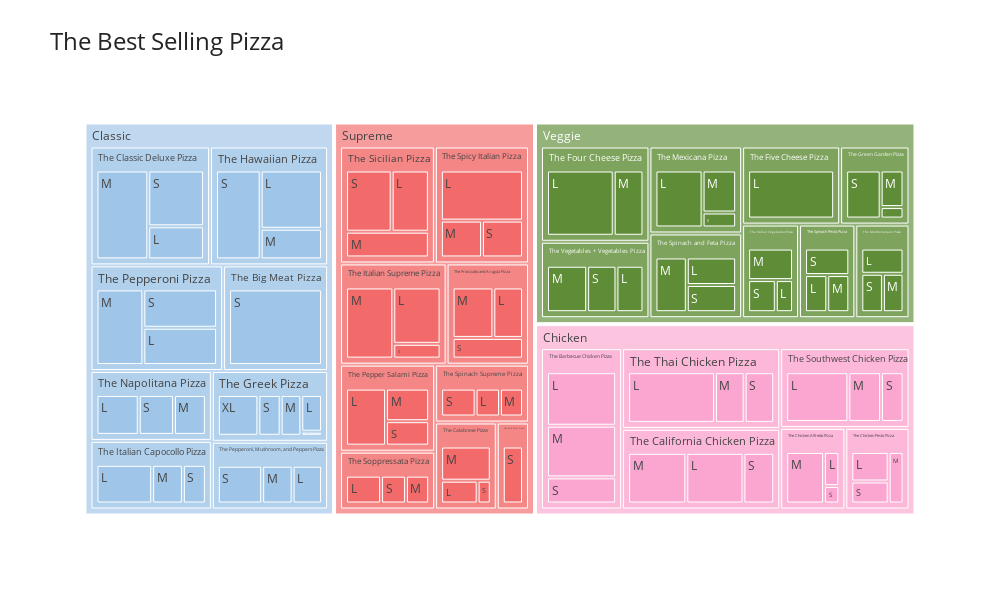

Notebook cell for this chart:
### Markdown cell above
## The most popular pizza

### Code cell
fig = px.treemap(df,
                 path = ['pizza_category', 'pizza_name', 'pizza_size'],
                 values = 'quantity')

fig.update_layout(title="The Best Selling Pizza",
                  titlefont={'size': 24,
                            },
                  template='simple_white',
                  treemapcolorway = ["#9fc5e8", "#f36a6a", '#5F8D37', "#fba6d0"],
                  height = 600,
                  width = 1000,
                  margin=dict(t=100)
                 )
fig.show()

### Figure 1 — Plotly figure (JSON) as saved in the notebook; plotly's stock layout.template omitted (floating-point values rounded to 4 significant figures)
{"data": [{"branchvalues": "total", "domain": {"x": [0, 1], "y": [0, 1]}, "hovertemplate": "labels=%{label}<br>quantity=%{value}<br>parent=%{parent}<br>id=%{id}<extra></extra>", "ids": ["Chicken/The Barbecue Chicken Pizza/L", "Supreme/The Calabrese Pizza/L", "Chicken/The California Chicken Pizza/L", "Chicken/The Chicken Alfredo Pizza/L", "Chicken/The Chicken Pesto Pizza/L", "Classic/The Classic Deluxe Pizza/L", "Veggie/The Five Cheese Pizza/L", "Veggie/The Four Cheese Pizza/L", "Classic/The Greek Pizza/L", "Veggie/The Green Garden Pizza/L", "Classic/The Hawaiian Pizza/L", "Classic/The Italian Capocollo Pizza/L", "Supreme/The Italian Supreme Pizza/L", "Veggie/The Italian Vegetables Pizza/L", "Veggie/The Mediterranean Pizza/L", "Veggie/The Mexicana Pizza/L", "Classic/The Napolitana Pizza/L", "Supreme/The Pepper Salami Pizza/L", "Classic/The Pepperoni Pizza/L", "Classic/The Pepperoni, Mushroom, and Peppers Pizza/L", "Supreme/The Prosciutto and Arugula Pizza/L", "Supreme/The Sicilian Pizza/L", "Supreme/The Soppressata Pizza/L", "Chicken/The Southwest Chicken Pizza/L", "Supreme/The Spicy Italian Pizza/L", "Veggie/The Spinach Pesto Pizza/L", "Supreme/The Spinach Supreme Pizza/L", "Veggie/The Spinach and Feta Pizza/L", "Chicken/The Thai Chicken Pizza/L", "Veggie/The Vegetables + Vegetables Pizza/L", "Chicken/The Barbecue Chicken Pizza/M", "Supreme/The Calabrese Pizza/M", "Chicken/The California Chicken Pizza/M", "Chicken/The Chicken Alfredo Pizza/M", "Chicken/The Chicken Pesto Pizza/M", "Classic/The Classic Deluxe Pizza/M", "Veggie/The Four Cheese Pizza/M", "Classic/The Greek Pizza/M", "Veggie/The Green Garden Pizza/M", "Classic/The Hawaiian Pizza/M", "Classic/The Italian Capocollo Pizza/M", "Supreme/The Italian Supreme Pizza/M", "Veggie/The Italian Vegetables Pizza/M", "Veggie/The Mediterranean Pizza/M", "Veggie/The Mexicana Pizza/M", "Classic/The Napolitana Pizza/M", "Supreme/The Pepper Salami Pizza/M", "Classic/The Pepperoni Pizza/M", "Classic/The Pepperoni, Mushroom, and Peppers Pizza/M", "Supreme/The Prosciutto and Arugula Pizza/M", "Supreme/The Sicilian Pizza/M", "Supreme/The Soppressata Pizza/M", "Chicken/The Southwest Chicken Pizza/M", "Supreme/The Spicy Italian Pizza/M", "Veggie/The Spinach Pesto Pizza/M", "Supreme/The Spinach Supreme Pizza/M", "Veggie/The Spinach and Feta Pizza/M", "Chicken/The Thai Chicken Pizza/M", "Veggie/The Vegetables + Vegetables Pizza/M", "Chicken/The Barbecue Chicken Pizza/S", "Classic/The Big Meat Pizza/S", "Supreme/The Brie Carre Pizza/S", "Supreme/The Calabrese Pizza/S", "Chicken/The California Chicken Pizza/S", "Chicken/The Chicken Alfredo Pizza/S", "Chicken/The Chicken Pesto Pizza/S", "Classic/The Classic Deluxe Pizza/S", "Classic/The Greek Pizza/S", "Veggie/The Green Garden Pizza/S", "Classic/The Hawaiian Pizza/S", "Classic/The Italian Capocollo Pizza/S", "Supreme/The Italian Supreme Pizza/S", "Veggie/The Italian Vegetables Pizza/S", "Veggie/The Mediterranean Pizza/S", "Veggie/The Mexicana Pizza/S", "Classic/The Napolitana Pizza/S", "Supreme/The Pepper Salami Pizza/S", "Classic/The Pepperoni Pizza/S", "Classic/The Pepperoni, Mushroom, and Peppers Pizza/S", "Supreme/The Prosciutto and Arugula Pizza/S", "Supreme/The Sicilian Pizza/S", "Supreme/The Soppressata Pizza/S", "Chicken/The Southwest Chicken Pizza/S", "Supreme/The Spicy Italian Pizza/S", "Veggie/The Spinach Pesto Pizza/S", "Supreme/The Spinach Supreme Pizza/S", "Veggie/The Spinach and Feta Pizza/S", "Chicken/The Thai Chicken Pizza/S", "Veggie/The Vegetables + Vegetables Pizza/S", "Classic/The Greek Pizza/XL", "Classic/The Greek Pizza/XXL", "Chicken/The Barbecue Chicken Pizza", "Classic/The Big Meat Pizza", "Supreme/The Brie Carre Pizza", "Supreme/The Calabrese Pizza", "Chicken/The California Chicken Pizza", "Chicken/The Chicken Alfredo Pizza", "Chicken/The Chicken Pesto Pizza", "Classic/The Classic Deluxe Pizza", "Veggie/The Five Cheese Pizza", "Veggie/The Four Cheese Pizza", "Classic/The Greek Pizza", "Veggie/The Green Garden Pizza", "Classic/The Hawaiian Pizza", "Classic/The Italian Capocollo Pizza", "Supreme/The Italian Supreme Pizza", "Veggie/The Italian Vegetables Pizza", "Veggie/The Mediterranean Pizza", "Veggie/The Mexicana Pizza", "Classic/The Napolitana Pizza", "Supreme/The Pepper Salami Pizza", "Classic/The Pepperoni Pizza", "Classic/The Pepperoni, Mushroom, and Peppers Pizza", "Supreme/The Prosciutto and Arugula Pizza", "Supreme/The Sicilian Pizza", "Supreme/The Soppressata Pizza", "Chicken/The Southwest Chicken Pizza", "Supreme/The Spicy Italian Pizza", "Veggie/The Spinach Pesto Pizza", "Supreme/The Spinach Supreme Pizza", "Veggie/The Spinach and Feta Pizza", "Chicken/The Thai Chicken Pizza", "Veggie/The Vegetables + Vegetables Pizza", "Chicken", "Classic", "Supreme", "Veggie"], "labels": ["L", "L", "L", "L", "L", "L", "L", "L", "L", "L", "L", "L", "L", "L", "L", "L", "L", "L", "L", "L", "L", "L", "L", "L", "L", "L", "L", "L", "L", "L", "M", "M", "M", "M", "M", "M", "M", "M", "M", "M", "M", "M", "M", "M", "M", "M", "M", "M", "M", "M", "M", "M", "M", "M", "M", "M", "M", "M", "M", "S", "S", "S", "S", "S", "S", "S", "S", "S", "S", "S", "S", "S", "S", "S", "S", "S", "S", "S", "S", "S", "S", "S", "S", "S", "S", "S", "S", "S", "S", "XL", "XXL", "The Barbecue Chicken Pizza", "The Big Meat Pizza", "The Brie Carre Pizza", "The Calabrese Pizza", "The California Chicken Pizza", "The Chicken Alfredo Pizza", "The Chicken Pesto Pizza", "The Classic Deluxe Pizza", "The Five Cheese Pizza", "The Four Cheese Pizza", "The Greek Pizza", "The Green Garden Pizza", "The Hawaiian Pizza", "The Italian Capocollo Pizza", "The Italian Supreme Pizza", "The Italian Vegetables Pizza", "The Mediterranean Pizza", "The Mexicana Pizza", "The Napolitana Pizza", "The Pepper Salami Pizza", "The Pepperoni Pizza", "The Pepperoni, Mushroom, and Peppers Pizza", "The Prosciutto and Arugula Pizza", "The Sicilian Pizza", "The Soppressata Pizza", "The Southwest Chicken Pizza", "The Spicy Italian Pizza", "The Spinach Pesto Pizza", "The Spinach Supreme Pizza", "The Spinach and Feta Pizza", "The Thai Chicken Pizza", "The Vegetables + Vegetables Pizza", "Chicken", "Classic", "Supreme", "Veggie"], "name": "", "parents": ["Chicken/The Barbecue Chicken Pizza", "Supreme/The Calabrese Pizza", "Chicken/The California Chicken Pizza", "Chicken/The Chicken Alfredo Pizza", "Chicken/The Chicken Pesto Pizza", "Classic/The Classic Deluxe Pizza", "Veggie/The Five Cheese Pizza", "Veggie/The Four Cheese Pizza", "Classic/The Greek Pizza", "Veggie/The Green Garden Pizza", "Classic/The Hawaiian Pizza", "Classic/The Italian Capocollo Pizza", "Supreme/The Italian Supreme Pizza", "Veggie/The Italian Vegetables Pizza", "Veggie/The Mediterranean Pizza", "Veggie/The Mexicana Pizza", "Classic/The Napolitana Pizza", "Supreme/The Pepper Salami Pizza", "Classic/The Pepperoni Pizza", "Classic/The Pepperoni, Mushroom, and Peppers Pizza", "Supreme/The Prosciutto and Arugula Pizza", "Supreme/The Sicilian Pizza", "Supreme/The Soppressata Pizza", "Chicken/The Southwest Chicken Pizza", "Supreme/The Spicy Italian Pizza", "Veggie/The Spinach Pesto Pizza", "Supreme/The Spinach Supreme Pizza", "Veggie/The Spinach and Feta Pizza", "Chicken/The Thai Chicken Pizza", "Veggie/The Vegetables + Vegetables Pizza", "Chicken/The Barbecue Chicken Pizza", "Supreme/The Calabrese Pizza", "Chicken/The California Chicken Pizza", "Chicken/The Chicken Alfredo Pizza", "Chicken/The Chicken Pesto Pizza", "Classic/The Classic Deluxe Pizza", "Veggie/The Four Cheese Pizza", "Classic/The Greek Pizza", "Veggie/The Green Garden Pizza", "Classic/The Hawaiian Pizza", "Classic/The Italian Capocollo Pizza", "Supreme/The Italian Supreme Pizza", "Veggie/The Italian Vegetables Pizza", "Veggie/The Mediterranean Pizza", "Veggie/The Mexicana Pizza", "Classic/The Napolitana Pizza", "Supreme/The Pepper Salami Pizza", "Classic/The Pepperoni Pizza", "Classic/The Pepperoni, Mushroom, and Peppers Pizza", "Supreme/The Prosciutto and Arugula Pizza", "Supreme/The Sicilian Pizza", "Supreme/The Soppressata Pizza", "Chicken/The Southwest Chicken Pizza", "Supreme/The Spicy Italian Pizza", "Veggie/The Spinach Pesto Pizza", "Supreme/The Spinach Supreme Pizza", "Veggie/The Spinach and Feta Pizza", "Chicken/The Thai Chicken Pizza", "Veggie/The Vegetables + Vegetables Pizza", "Chicken/The Barbecue Chicken Pizza", "Classic/The Big Meat Pizza", "Supreme/The Brie Carre Pizza", "Supreme/The Calabrese Pizza", "Chicken/The California Chicken Pizza", "Chicken/The Chicken Alfredo Pizza", "Chicken/The Chicken Pesto Pizza", "Classic/The Classic Deluxe Pizza", "Classic/The Greek Pizza", "Veggie/The Green Garden Pizza", "Classic/The Hawaiian Pizza", "Classic/The Italian Capocollo Pizza", "Supreme/The Italian Supreme Pizza", "Veggie/The Italian Vegetables Pizza", "Veggie/The Mediterranean Pizza", "Veggie/The Mexicana Pizza", "Classic/The Napolitana Pizza", "Supreme/The Pepper Salami Pizza", "Classic/The Pepperoni Pizza", "Classic/The Pepperoni, Mushroom, and Peppers Pizza", "Supreme/The Prosciutto and Arugula Pizza", "Supreme/The Sicilian Pizza", "Supreme/The Soppressata Pizza", "Chicken/The Southwest Chicken Pizza", "Supreme/The Spicy Italian Pizza", "Veggie/The Spinach Pesto Pizza", "Supreme/The Spinach Supreme Pizza", "Veggie/The Spinach and Feta Pizza", "Chicken/The Thai Chicken Pizza", "Veggie/The Vegetables + Vegetables Pizza", "Classic/The Greek Pizza", "Classic/The Greek Pizza", "Chicken", "Classic", "Supreme", "Supreme", "Chicken", "Chicken", "Chicken", "Classic", "Veggie", "Veggie", "Classic", "Veggie", "Classic", "Classic", "Supreme", "Veggie", "Veggie", "Veggie", "Classic", "Supreme", "Classic", "Classic", "Supreme", "Supreme", "Supreme", "Chicken", "Supreme", "Veggie", "Supreme", "Veggie", "Chicken", "Veggie", "", "", "", ""], "type": "treemap", "values": [992, 276, 927, 188, 399, 473, 1409, 1316, 255, 95, 919, 732, 747, 190, 370, 867, 566, 696, 728, 384, 435, 613, 405, 1016, 1109, 284, 283, 445, 1410, 427, 956, 562, 944, 703, 276, 1181, 586, 281, 302, 483, 404, 941, 486, 275, 455, 427, 428, 939, 397, 598, 574, 268, 534, 408, 282, 267, 562, 481, 635, 484, 1914, 490, 99, 499, 96, 298, 799, 304, 600, 1020, 302, 196, 305, 289, 162, 471, 322, 751, 578, 424, 751, 288, 367, 407, 404, 400, 439, 480, 464, 552, 28, 2432, 1914, 490, 937, 2370, 987, 973, 2453, 1409, 1902, 1420, 997, 2422, 1438, 1884, 981, 934, 1484, 1464, 1446, 2418, 1359, 1457, 1938, 961, 1917, 1924, 970, 950, 1446, 2371, 1526, 11050, 14888, 11987, 11649]}], "layout": {"height": 600, "legend": {"tracegroupgap": 0}, "margin": {"t": 100}, "title": {"font": {"size": 24}, "text": "The Best Selling Pizza"}, "treemapcolorway": ["#9fc5e8", "#f36a6a", "#5F8D37", "#fba6d0"], "width": 1000}}
